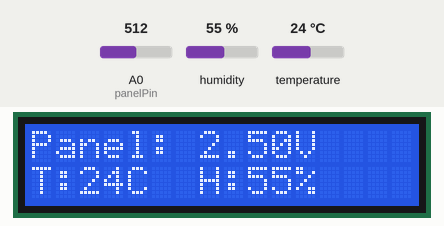
Simulated run of this sketch. Board: Arduino Uno, built with avr-gcc and run on an emulated ATmega328P. Parts: 16×2 character LCD. Inputs (shaded band) come from the test bench; at power-on: humidity 55 %, A0 (panelPin) = 512, temperature 24 °C.

Above: at 4.2 s.
4.3 s: humidity set to 22 %
At 6.9 s:
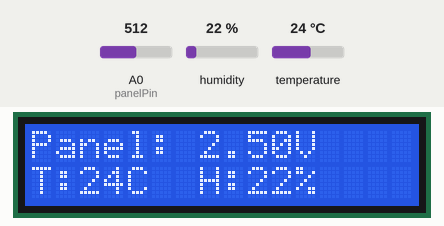
7.7 s: A0 (panelPin) set to 716
At 8.1 s:
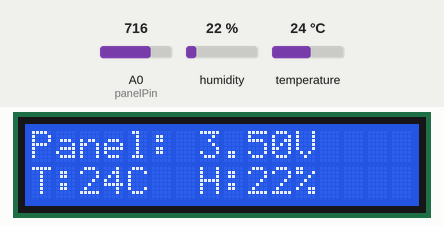
9.8 s: temperature set to 12 °C
At 13.2 s:
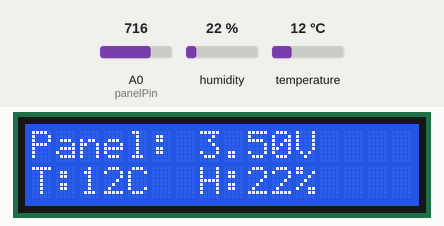
13.9 s: A0 (panelPin) set to 900
At 14.3 s:
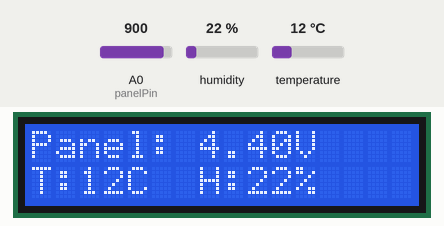
16.0 s: humidity set to 40 %
At 19.5 s:
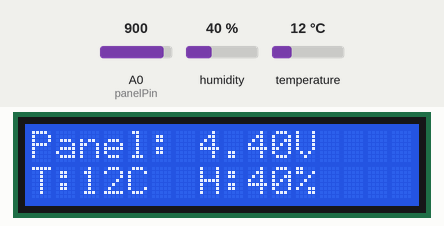
20.0 s: A0 (panelPin) set to 1023
At 20.6 s:
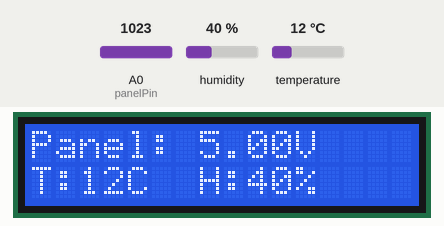
Timing chart, 0 to 23.0 s (numbered marks = the images above; inputs shaded):
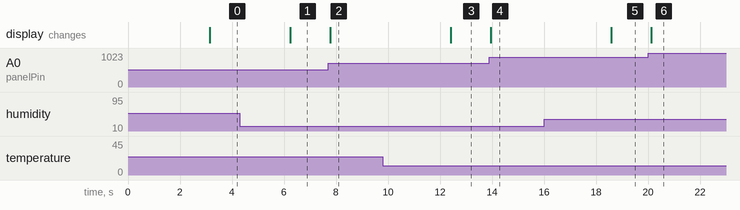

The sketch:

panel_solar_y_dht_v1.ino
```cpp
#include <Wire.h>
#include <LiquidCrystal_I2C.h>
#include <DHT.h>

//Este es el codigo el cual unifica la lectura de paneles solares y lectura de humedad y temperatura mediante un sensor dht11.
//El sensor debe ser alimetado con NO MAS DE 5.5v, Y no menos de 5.0v, La lectura podría salir defectuosa o no procesada
//Los paneles deben ser conectado con el positivo (o poder) al pin A0, Y el común a GND
//Suerte.

// Configuración de la pantalla LCD (Dirección 0x27 y tamaño 16x2)
LiquidCrystal_I2C lcd(0x27, 16, 2);

// Configuración del sensor DHT11
#define DHTPIN 2
#define DHTTYPE DHT11
DHT dht(DHTPIN, DHTTYPE);

// Pin del Panel Solar
const int panelPin = A0;

void setup() {
  // Inicialización
  lcd.init();
  lcd.backlight();
  dht.begin();

  // 1. Presentación del proyecto
  lcd.setCursor(0, 0);
  lcd.print("   PROYECTO    ");
  lcd.setCursor(0, 1);
  lcd.print("  ECOEDIFICIO  ");
  delay(3000); // Pausa de 3 segundos
  lcd.clear();
}

void loop() {
  // Lectura de humedad y temperatura
  float h = dht.readHumidity();
  float t = dht.readTemperature();

  // Lectura del Panel Solar (Conversión simple a voltaje)
  int sensorValue = analogRead(panelPin);
  float voltaje = sensorValue * (5.0 / 1023.0);

  // 2. Mostrar estado del Panel Solar
  lcd.setCursor(0, 0);
  lcd.print("Panel: ");
  lcd.print(voltaje);
  lcd.print("V     "); // Espacios para limpiar residuos de texto

  // 3. Mostrar Temperatura y Humedad
  lcd.setCursor(0, 1);
  lcd.print("T:");
  lcd.print((int)t);
  lcd.print("C  H:");
  lcd.print((int)h);
  lcd.print("%    ");

  delay(1500); // Actualización cada 1 segundo y medio
}
```

Measured:
- after the input at 4.3 s, the display: changes after 1.9 s (image 1)
- after the input at 7.7 s, the display: changes after 0.07 s (image 2)
- after the input at 9.8 s, the display: changes after 2.6 s (image 3)
- after the input at 13.9 s, the display: changes after 0.05 s (image 4)
- after the input at 16.0 s, the display: changes after 2.6 s (image 5)
- after the input at 20.0 s, the display: changes after 0.13 s (image 6)
